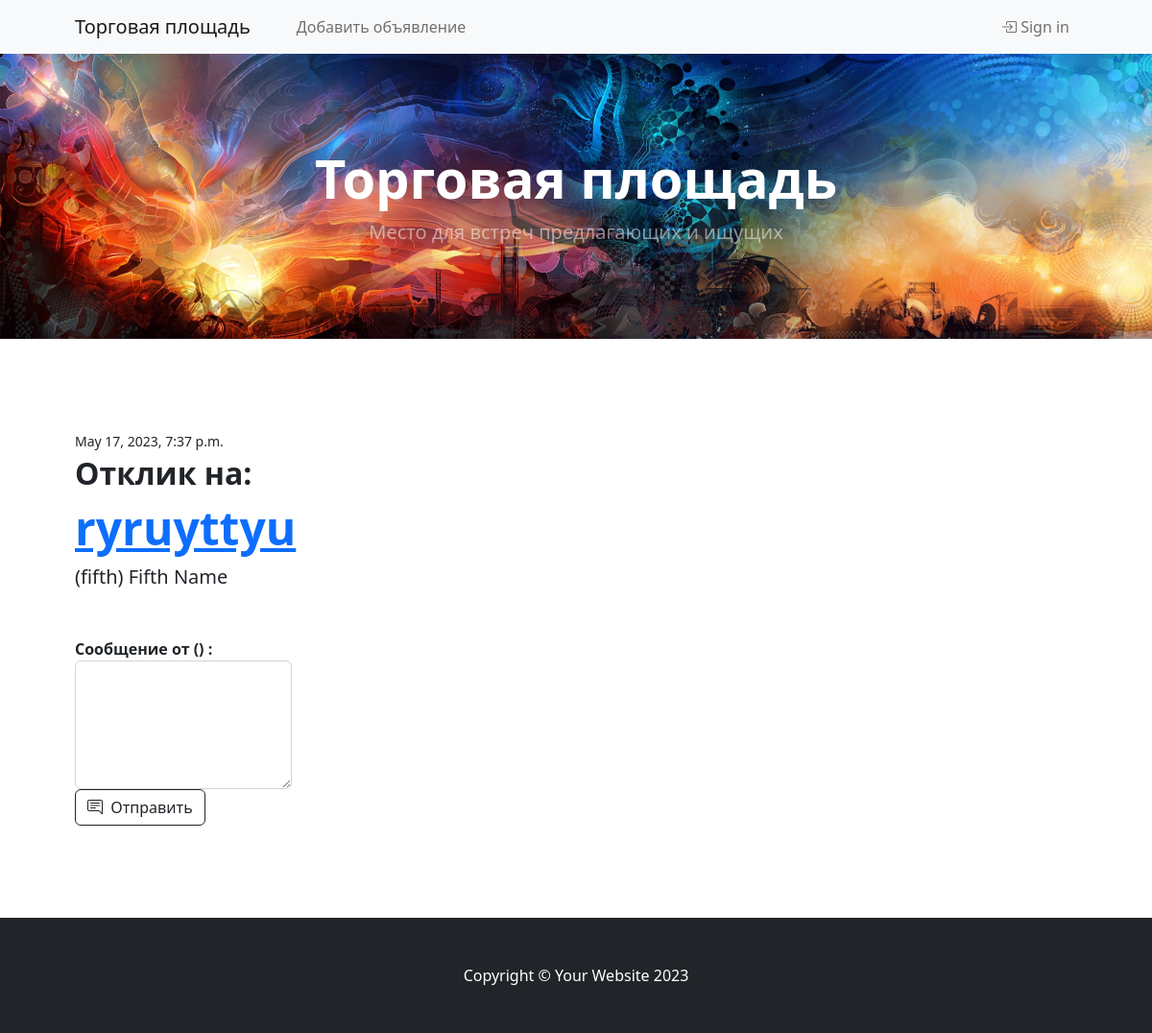
/ads/1/reply, run on the app's committed database.
### ads_for_sale/models.py (models this page shows, shortened)
class Ads(models.Model):
    header = models.CharField(max_length=255, null=False, verbose_name="Заголовок")
    main_text = models.TextField(verbose_name="Текст объявления")
    author = models.ForeignKey(Users, null=False, on_delete = models.CASCADE, verbose_name="Автор")
    date_time = models.DateTimeField(auto_now_add = True)
    category = models.ManyToManyField(Category, through = 'AdsCategory', verbose_name="Категория")
    end_up = models.DateTimeField(verbose_name="Окончание срока публикации")
    moderated = models.BooleanField(default=False)
    hidden = models.BooleanField(default=False)
    blocked = models.BooleanField(default=False)

class Users(models.Model):
    username = models.OneToOneField(User, on_delete=models.CASCADE)
    user_rating = models.IntegerField(default=0)
    author = models.BooleanField(default=True)
    subsribed_to_newsletter = models.BooleanField(default=False)
    mail_confirmed = models.BooleanField(default=False)
    banned = models.BooleanField(default=False)

### ads_for_sale/views.py (the view, shortened to what this page needs)
# urls.py: path('ads/<int:pk>/reply', SendMessage.as_view(), name='send_message'),
class SendMessage(CreateView):
    model = Replies
    queryset = Replies.objects.all()
    template_name = 'reply.html'
    fields = '__all__'
    context_object_name = 'reply_to'
    def get_context_data(self, **kwargs):
        context = super().get_context_data(**kwargs)
        ad_pk = context['view'].kwargs['pk']
        context['ads'] = Ads.objects.get(id=ad_pk)
        return context

### templates/reply.html (shortened to what this page needs)
{% extends 'flatpages/mainpage.html' %}
        {% block content %}
        <section class="py-5">
            <div class="container px-4 px-lg-5 my-5">
                <div class="row gx-4 gx-lg-5 align-items-center">
                    <div class="col-md-12">
                        <div class="small mb-1">{{ ads.date_time }}</div>
                        <h2 class="display-7 fw-bold">Отклик на:</h2>
                        <a href="{% url 'details' ads.id %}">
                        <h1 class="display-5 fw-bolder">{{ads.header}}</h1>
                        </a>
                        <div class="fs-5 mb-5">
                            <span>({{ ads.author.username }}) {{ads.author.username.first_name}} {{ads.author.username.last_name}}</span>
                        </div>
                        <div class="d-flex col-md-6">
                            <form method="POST">
                                <div class="form-group flex-fill">
                                <label for="text" class="fw-bold">Сообщение от ({{user.username}}) {{user.first_name}} {{user.last_name}}:</label>
                                <textarea class="form-control" id="text" name="text" rows="5"></textarea>
                                <button class="btn btn-outline-dark flex-shrink-0" type="submit">
                                    <i class="bi-chat-right-text me-1"></i>
                                    Отправить
                                </button>
                            </form>
                        </div>
                        </div>
                    </div>
                </div>
        </section>
        {% endblock content %}

### data on the page
Ads: date_time "May 17, 2023, 7:37 p.m.", header "ryruyttyu", author.username "fifth", author.username.first_name "Fifth", author.username.last_name "Name"
